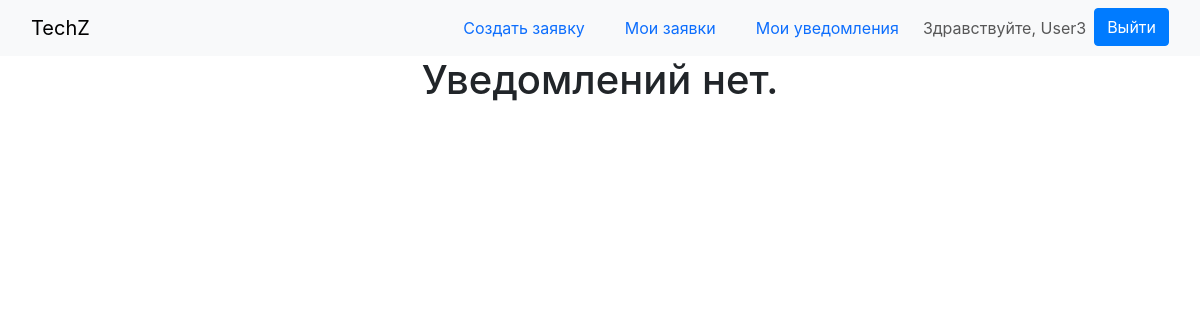
/tech/notifications/ (signed in), run on an earlier commit of the app's database.
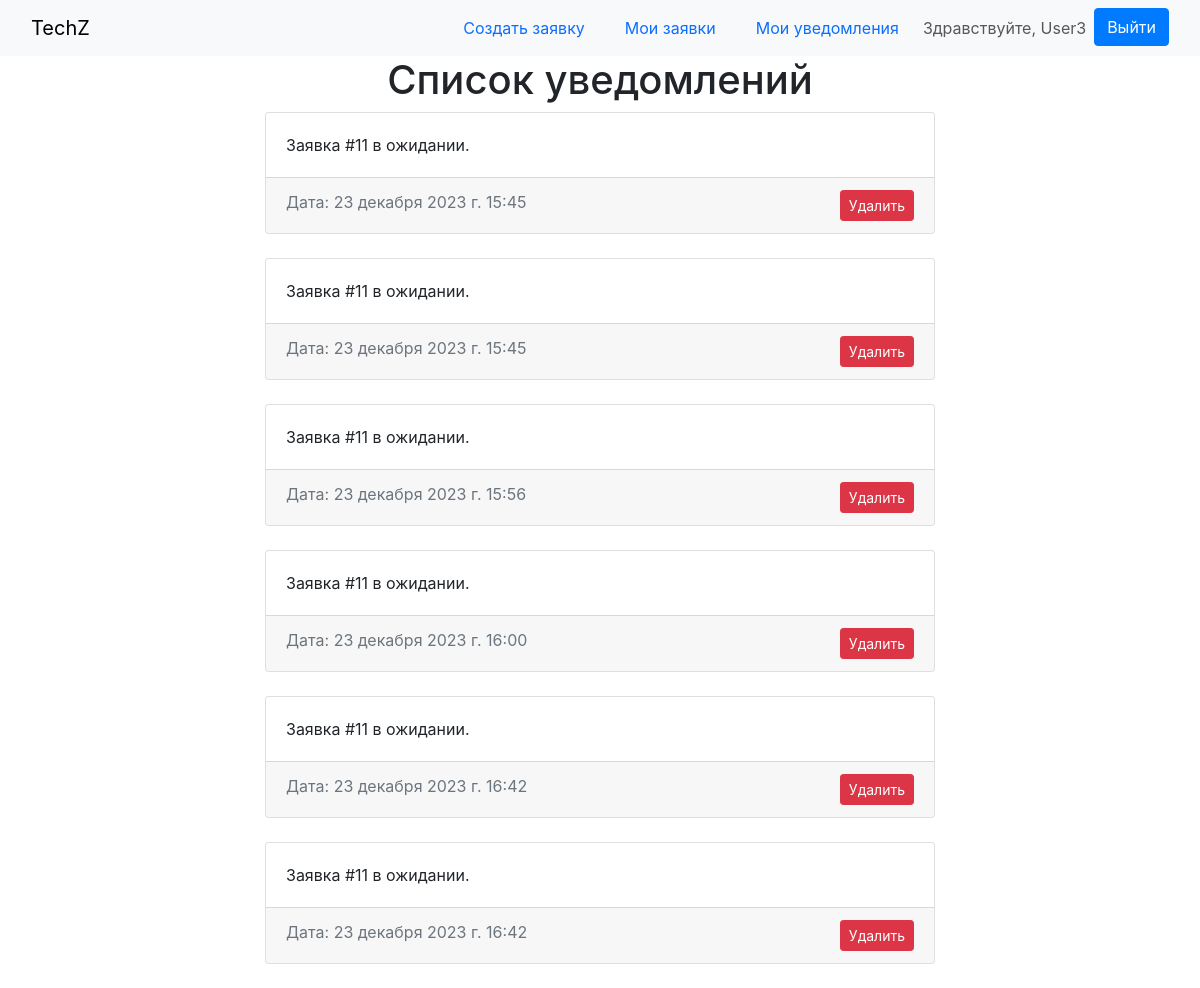
And on a later commit of the database.
### tech/models.py (models this page shows, shortened)
class Notification(models.Model):
    user_profile = models.ForeignKey(UserProfile, on_delete=models.CASCADE, verbose_name='Профиль пользователя')
    message = models.TextField(verbose_name='Сообщение')
    created_at = models.DateTimeField(auto_now_add=True, verbose_name='Дата создания')
    class Meta:
        verbose_name = 'Уведомление'
        verbose_name_plural = 'Уведомления'

### tech/views.py (the view)
# urls.py: path('notifications/', views.notification_list, name='notification_list'),
@login_required(login_url='login')
@user_passes_test(is_user, login_url='login')
def notification_list(request):
    notifications = Notification.objects.filter(user_profile=request.user.userprofile)
    return render(request, 'notifications.html', context={'notifications': notifications})

### tech/views.py (called while the page is built)
def is_user(user):
    return user.is_authenticated and user.userprofile.role == 'user'

### templates/notifications.html (shortened to what this page needs)
{% extends 'base.html' %}
{% block content %}
    {% if notifications %}
        <h1 class="text-center">Список уведомлений</h1>
        {% for notification in notifications %}
            <div class="card text-left mb-4">
                <div class="card-body">
                    <p class="card-text">{{ notification.message.capitalize }}</p>
                </div>
                <div class="d-flex card-footer text-muted justify-content-between">
                    Дата: {{ notification.created_at }}
                    <form method="post" action="{% url 'delete_notification' notification.id %}"
                          style="display: inline;">
                        <button type="submit" class="btn btn-danger btn-sm">Удалить</button>
                    </form>
                </div>
            </div>
        {% endfor %}
    {% else %}
        <h1 class="text-center">Уведомлений нет.</h1>
    {% endif %}
{% endblock %}

What changed in the data, as far as the page shows it:
added Notification: message "Заявка #11 в ожидании.", created_at "23 декабря 2023 г. 15:45"
added Notification: message "Заявка #11 в ожидании.", created_at "23 декабря 2023 г. 15:45"
added Notification: message "Заявка #11 в ожидании.", created_at "23 декабря 2023 г. 15:56"
added Notification: message "Заявка #11 в ожидании.", created_at "23 декабря 2023 г. 16:00"
added Notification: message "Заявка #11 в ожидании.", created_at "23 декабря 2023 г. 16:42"
added Notification: message "Заявка #11 в ожидании.", created_at "23 декабря 2023 г. 16:42"
Also different on the page:
text no longer shown: "Уведомлений нет."
text now shown: "Список уведомлений"
